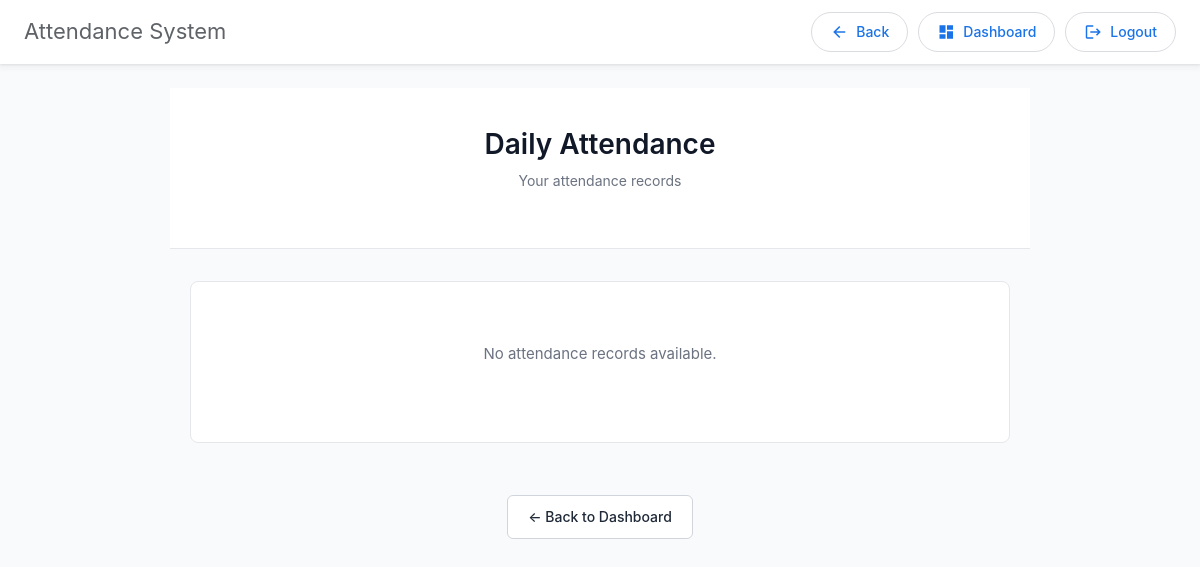
Before: /student_app/daily_attendance/ (signed in) with the older database file.
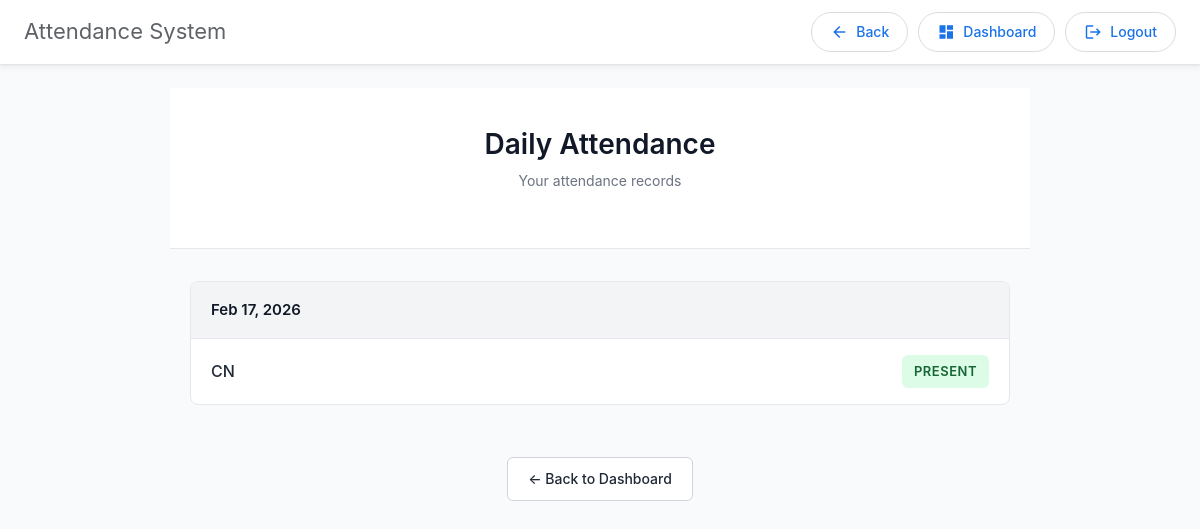
After: the same page with the newer database file.
### admin_app/models.py (models this page shows, shortened)
class Lecture(models.Model):
    TYPE_CHOICES = [
        ('theory', 'Theory'),
        ('practical', 'Practical'),
        ('tutorial', 'Tutorial'),
    ]
    subject_offering = models.ForeignKey(SubjectOffering, on_delete=models.CASCADE, related_name='lectures')
    date = models.DateField()
    start_time = models.TimeField()
    end_time = models.TimeField()
    lecture_type = models.CharField(max_length=20, choices=TYPE_CHOICES, default='theory')
    room_number = models.CharField(max_length=20, blank=True, null=True)
    faculty = models.ForeignKey(Faculty, on_delete=models.PROTECT, related_name='conducted_lectures')
    is_conducted = models.BooleanField(default=True)
    created_at = models.DateTimeField(auto_now_add=True)
    class Meta:
        ordering = ['date', 'start_time']

class Subject(models.Model):
    code = models.CharField(max_length=20, unique=True)   # e.g., "23CE610"
    name = models.CharField(max_length=200, unique=True)  # e.g., "ADVANCED COMPUTER ARCHITECTURE"
    credits = models.IntegerField(default=4)
    semester = models.IntegerField(choices=[(i, f"Semester {i}") for i in range(1, 9)])
    is_elective = models.BooleanField(default=False)
    department = models.ForeignKey(Department, on_delete=models.PROTECT, related_name='subjects')
    syllabus_url = models.URLField(blank=True, null=True)
    created_at = models.DateTimeField(auto_now_add=True)
    class Meta:
        ordering = ['semester', 'code']
        unique_together = ['code', 'department']

class Attendance(models.Model):
    STATUS_CHOICES = [
        ('present', 'Present'),
        ('absent', 'Absent'),
        ('late', 'Late'),
    ]
    lecture = models.ForeignKey(Lecture, on_delete=models.CASCADE, related_name='attendances')
    student = models.ForeignKey(Student, on_delete=models.CASCADE, related_name='attendances')
    status = models.CharField(max_length=20, choices=STATUS_CHOICES, default='absent')
    marked_date = models.DateTimeField(auto_now=True)
    marked_by = models.ForeignKey(Faculty, on_delete=models.SET_NULL, null=True, blank=True, related_name='marked_attendances')
    face_recognized = models.BooleanField(default=False, null=True)
    created_at = models.DateTimeField(auto_now_add=True)
    class Meta:
        ordering = ['lecture', 'student']
        unique_together = ['lecture', 'student']

### student_app/views.py (the view)
# urls.py: path("daily_attendance/", views.daily_attendance, name="daily_attendance"),
@student_required
def daily_attendance(request):
    student = Student.objects.get(user=request.user)
    attendance_records = Attendance.objects.filter(student=student).order_by("-lecture__date")
    daily_attendance = {}
    for record in attendance_records:
        date_key = record.lecture.date
        if date_key not in daily_attendance:
            daily_attendance[date_key] = []
        daily_attendance[date_key].append({
            "subject": record.lecture.subject_offering.subject.name,
            "status": record.status
        })
    return render(request, "student_app/daily_attendance.html", {
        "daily_attendance": daily_attendance
    })

### project1/context_processors.py (called while the page is built)
def session_timeout(request):
    return {
        'SESSION_TIMEOUT_SECONDS': getattr(settings, 'SESSION_COOKIE_AGE', 1800),
    }

### student_app/views.py (called while the page is built)
def student_required(view_func):
    @wraps(view_func)
    def wrapper(request, *args, **kwargs):
        if not request.user.is_authenticated:
            return redirect("registration:login")  # Redirect unauthenticated users to login page
        if request.user.role == "student":
            return view_func(request, *args, **kwargs)
        logout(request)  # Log out unauthorized users
        return redirect("registration:login")  # Redirect unauthorized users
    return wrapper

### student_app/templates/student_app/daily_attendance.html (shortened to what this page needs)
{% extends "layout.html" %}
{% block container %}
<div class="attendance-container">
    <div class="page-header">
        <h1>Daily Attendance</h1>
        <p class="subtitle">Your attendance records</p>
    </div>
    <div class="attendance-content">
        {% if daily_attendance %}
            <div class="records-list">
                {% for date, records in daily_attendance.items %}
                    <div class="date-group">
                        <div class="date-header">{{ date|date:"M d, Y" }}</div>
                        <div class="records-table">
                            {% for record in records %}
                                <div class="record-row">
                                    <div class="subject-name">{{ record.subject }}</div>
                                    <div class="status-badge status-{{ record.status|lower }}">
                                        {{ record.status|title }}
                                    </div>
                                </div>
                            {% endfor %}
                        </div>
                    </div>
                {% endfor %}
            </div>
        {% else %}
            <div class="empty-state">
                <p>No attendance records available.</p>
            </div>
        {% endif %}
    </div>
    <div class="page-actions">
        <a href="{% url 'student_app:student_dashboard' %}" class="btn-back">← Back to Dashboard</a>
    </div>
</div>
{% endblock %}

Changed rows visible on the page:
added Lecture: daily_attendance "Feb 17, 2026"
now on this page (row unchanged): Subject: subject "CN"
added Attendance: status "PRESENT"
Other visible differences:
text no longer shown: "No attendance records available."
